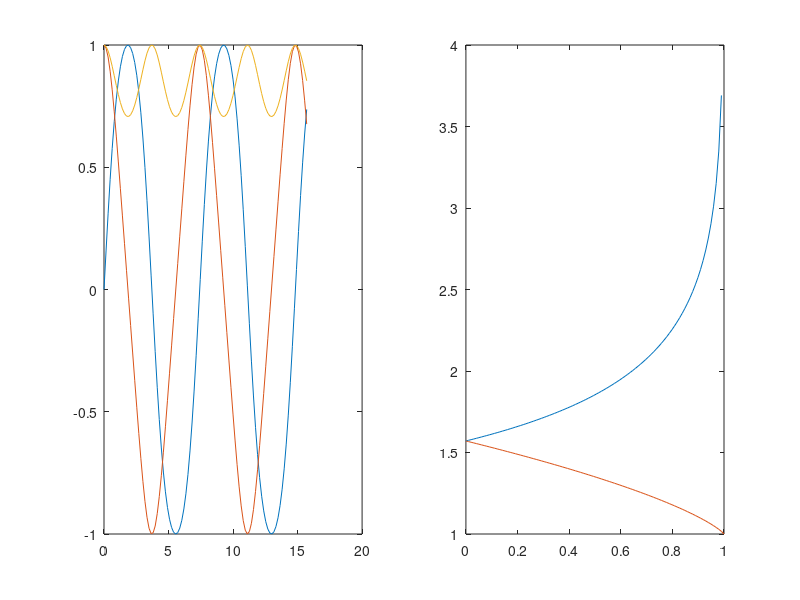

Recreate this plot in MATLAB.
subplot(1,2,1)
u = linspace(0,5*pi);
[sn, cn, dn]=ellipj(u,0.5);
plot(u,[sn; cn; dn]);
subplot(1,2,2)
u = linspace(0,1);
[k,e]=ellipke(u);
plot(u, [k;e]);
